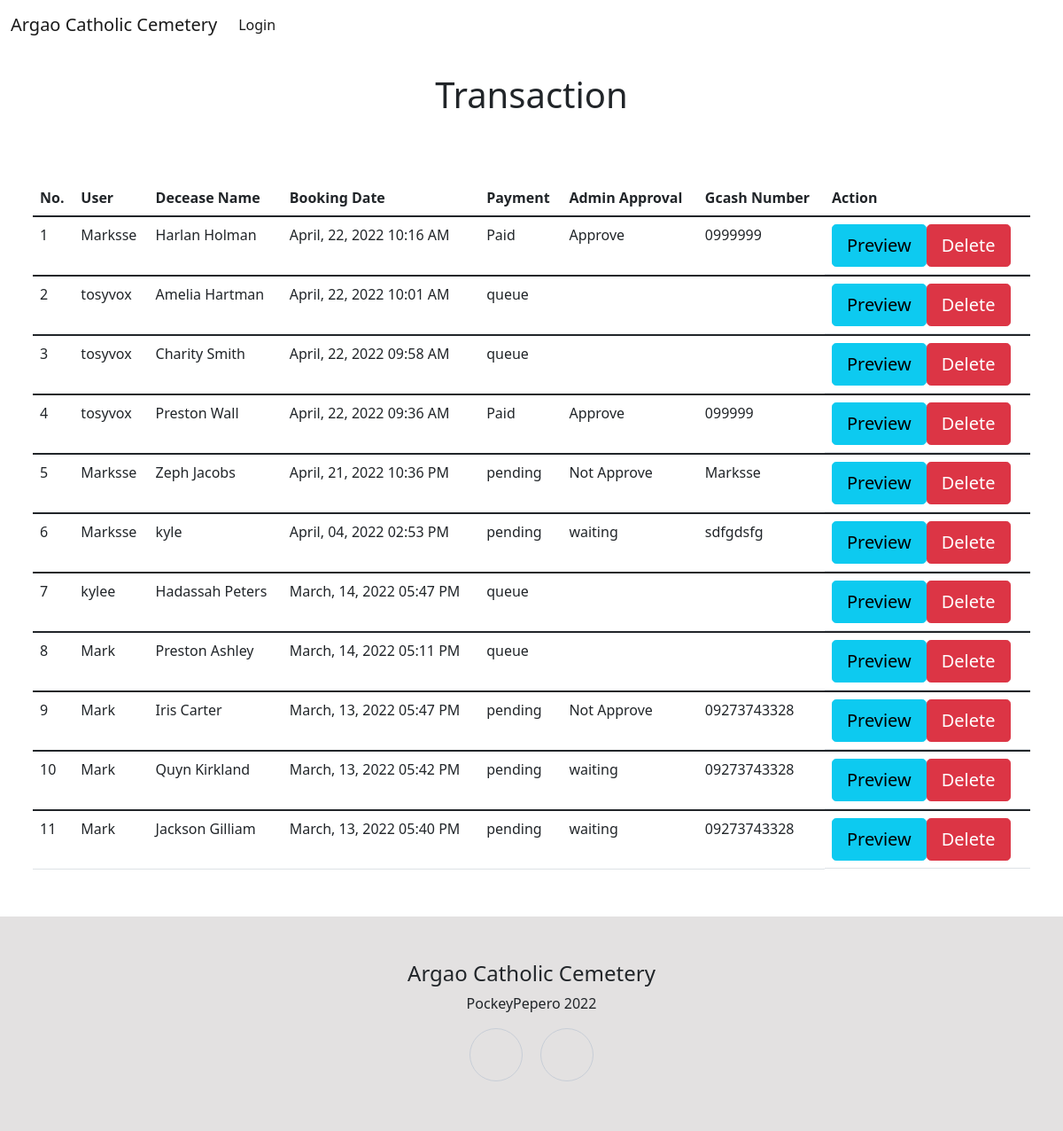
Before: /Transaction.php with the older database file.
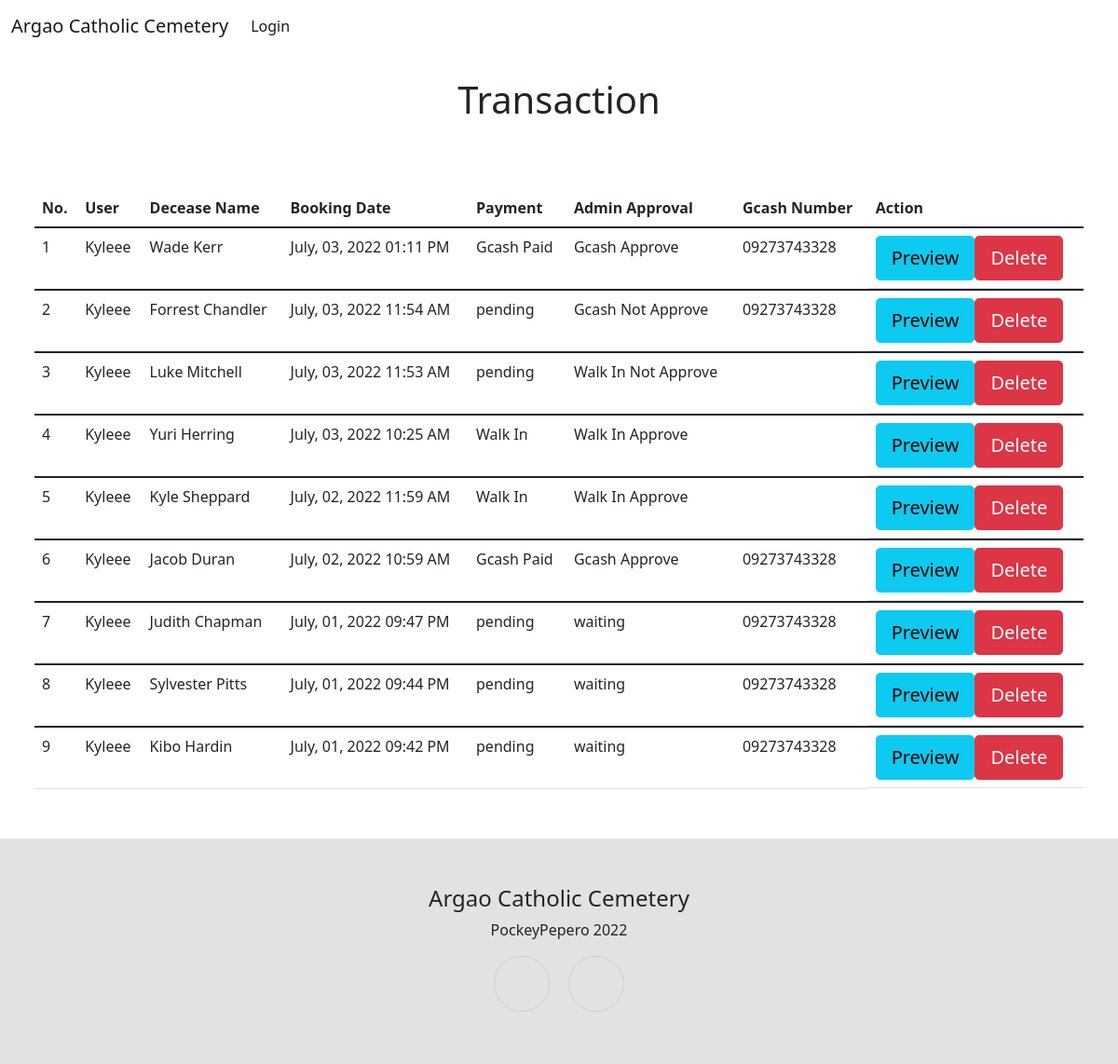
After: the same page with the newer database file.
### tables this page shows
CREATE TABLE `booking` (
  `id` int(50) NOT NULL,
  `userid` int(50) NOT NULL,
  `fnamecorpse` varchar(150) NOT NULL,
  `lnamecorpse` varchar(150) NOT NULL,
  `nationality` varchar(150) NOT NULL,
  `gender` varchar(150) NOT NULL,
  `typegrave` varchar(150) NOT NULL,
  `dateBirth` date NOT NULL,
  `dateDeath` date NOT NULL,
  `RefNum` varchar(50) NOT NULL,
  `corpseReligion` varchar(50) NOT NULL,
  `payment` varchar(50) NOT NULL,
  `adminapprove` varchar(20) NOT NULL,
  `gcash` varchar(50) NOT NULL,
  `bookimg` varchar(255) NOT NULL,
  `corpsetimestamp` datetime NOT NULL DEFAULT current_timestamp(),
  `dateWalkIn` date NOT NULL
);

CREATE TABLE `user` (
  `userId` int(200) NOT NULL,
  `userName` varchar(200) NOT NULL,
  `userFname` varchar(200) NOT NULL,
  `userLname` varchar(200) NOT NULL,
  `userContact` varchar(250) NOT NULL,
  `userAddress` varchar(50) NOT NULL,
  `userMail` varchar(200) NOT NULL,
  `userPwd` varchar(200) NOT NULL,
  `userTimestamp` datetime NOT NULL DEFAULT current_timestamp()
);

### Transaction.php (the view, shortened to what this page needs)
<?php
if (isset($_SESSION['userID']))
{
    if($_SESSION['userID'] == 1)
    {
        include_once 'assets/headerfooter/adminHeader.php';
    }
    else{
        include_once 'assets/headerfooter/userHeader.php';
    }
}
else{
    include_once 'assets/headerfooter/Header.php';
}
require_once 'assets/php/dbconnection.php';
?>
    <div style="padding: 27px;">
        <h1 class="text-center">Transaction</h1>
    </div>
    <div>
        <div style="padding: 37px;">
            <div class="table-responsive">
                <table class="table">
                    <thead>
                        <tr>
                            <th>No.</th>
                            <th>User</th>
                            <th>Decease Name</th>
                            <th>Booking Date</th>
                            <th>Payment</th>
                            <th>Admin Approval</th>
                            <th>Gcash Number</th>
                            <th>Action</th>
                        </tr>
                    </thead>
                    <?php
                    $num= 1;
                    $tableview = $conn->query("SELECT * FROM booking LEFT JOIN user ON booking.userid = user.userId ORDER BY booking.corpsetimestamp DESC");
                    while ($view = $tableview->fetch_assoc()):
                        $bdate = date(" F, d, Y h:i A",strtotime($view['corpsetimestamp'])) ;
                    ?>
                    <tbody>
                        <tr>
                            <td><?php echo $num++?></td>
                            <td><?php echo $view['userName'];?></td>
                            <td><?php echo $view['fnamecorpse'] ?></td>
                            <td><?php echo $bdate ?></td>
                            <td><?php echo $view['payment'] ?></td>
                            <td><?php echo $view['adminapprove'] ?></td>
                            <td><?php echo $view['gcash'] ?></td>
                            <td class="d-flex">
                            <a class="btn btn-info btn-lg" role="button" href="#preview<?php echo $view['id']; ?>" data-bs-toggle="modal">Preview</a>
                                </div>
                                <a class="btn btn-danger btn-lg" role="button" href="#delete<?php echo $view['id']; ?>" data-bs-toggle="modal">Delete</a>
                                </div>
                            </td>
                        </tr>
                        <?php endwhile ?>
                    </tbody>
    <?php
if (isset($_SESSION['userID']))
{
    if($_SESSION['userID'] == 1)
    {
        include_once 'assets/headerfooter/adminFooter.php';
    }
    else{
        include_once 'assets/headerfooter/Footer.php';
    }
}
else{
    include_once 'assets/headerfooter/Footer.php';
}
?>

Changed rows visible on the page:
removed booking: userid.userName "Marksse", fnamecorpse "Harlan Holman", corpsetimestamp "April, 22, 2022 10:16 AM", payment "Paid", adminapprove "Approve", gcash "0999999"
removed booking: userid.userName "tosyvox", fnamecorpse "Amelia Hartman", corpsetimestamp "April, 22, 2022 10:01 AM", payment "queue"
removed booking: userid.userName "tosyvox", fnamecorpse "Charity Smith", corpsetimestamp "April, 22, 2022 09:58 AM", payment "queue"
removed booking: userid.userName "tosyvox", fnamecorpse "Preston Wall", corpsetimestamp "April, 22, 2022 09:36 AM", payment "Paid", adminapprove "Approve", gcash "099999"
removed booking: userid.userName "Marksse", fnamecorpse "Zeph Jacobs", corpsetimestamp "April, 21, 2022 10:36 PM", payment "pending", adminapprove "Not Approve", gcash "Marksse"
removed booking: userid.userName "Marksse", fnamecorpse "kyle", corpsetimestamp "April, 04, 2022 02:53 PM", payment "pending", adminapprove "waiting", gcash "sdfgdsfg"
removed booking: userid.userName "kylee", fnamecorpse "Hadassah Peters", corpsetimestamp "March, 14, 2022 05:47 PM", payment "queue"
added booking: userid.userName "Kyleee", fnamecorpse "Wade Kerr", corpsetimestamp "July, 03, 2022 01:11 PM", payment "Gcash Paid", adminapprove "Gcash Approve", gcash "09273743328"
changed booking: userid.userName "Mark" → "Kyleee"; fnamecorpse "Quyn Kirkland" → "Forrest Chandler"; corpsetimestamp "March, 13, 2022 05:42 PM" → "July, 03, 2022 11:54 AM"; adminapprove "waiting" → "Gcash Not Approve"; moves up the list
added booking: userid.userName "Kyleee", fnamecorpse "Luke Mitchell", corpsetimestamp "July, 03, 2022 11:53 AM", payment "pending", adminapprove "Walk In Not Approve"
added booking: userid.userName "Kyleee", fnamecorpse "Yuri Herring", corpsetimestamp "July, 03, 2022 10:25 AM", payment "Walk In", adminapprove "Walk In Approve"
changed booking: userid.userName "Mark" → "Kyleee"; fnamecorpse "Iris Carter" → "Kyle Sheppard"; corpsetimestamp "March, 13, 2022 05:47 PM" → "July, 02, 2022 11:59 AM"; payment "pending" → "Walk In"; adminapprove "Not Approve" → "Walk In Approve"; gcash "09273743328" → (not shown); moves down the list
changed booking: userid.userName "Mark" → "Kyleee"; fnamecorpse "Preston Ashley" → "Jacob Duran"; corpsetimestamp "March, 14, 2022 05:11 PM" → "July, 02, 2022 10:59 AM"; payment "queue" → "Gcash Paid"; adminapprove (not shown) → "Gcash Approve"; gcash (not shown) → "09273743328"
added booking: userid.userName "Kyleee", fnamecorpse "Judith Chapman", corpsetimestamp "July, 01, 2022 09:47 PM", payment "pending", adminapprove "waiting", gcash "09273743328"
changed booking: userid.userName "Mark" → "Kyleee"; fnamecorpse "Jackson Gilliam" → "Sylvester Pitts"; corpsetimestamp "March, 13, 2022 05:40 PM" → "July, 01, 2022 09:44 PM"
added booking: userid.userName "Kyleee", fnamecorpse "Kibo Hardin", corpsetimestamp "July, 01, 2022 09:42 PM", payment "pending", adminapprove "waiting", gcash "09273743328"
